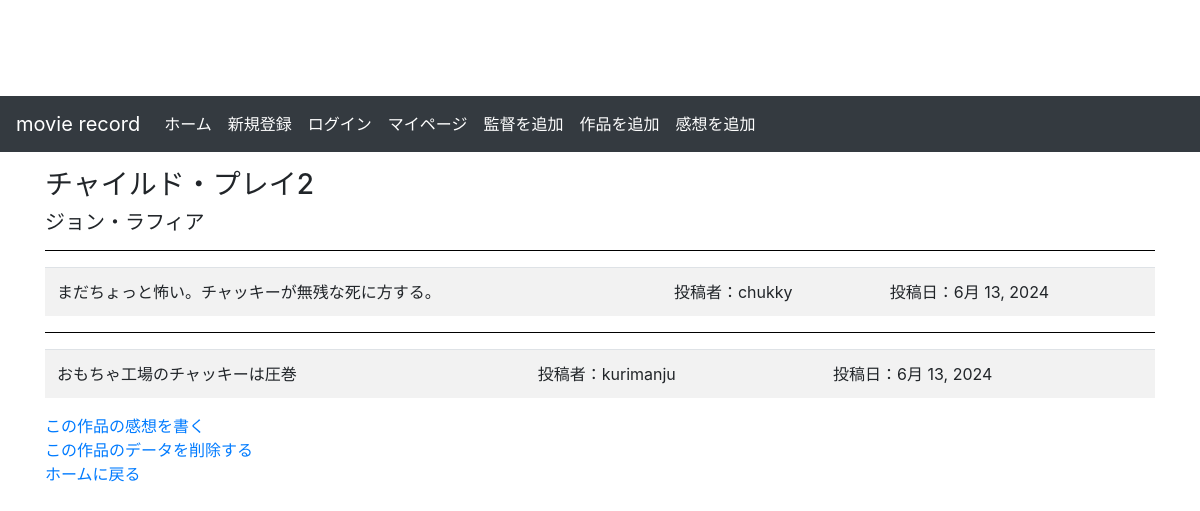
The app's page /movie/2/ with its own data.
### myapp/models.py (models this page shows, shortened)
class Movie(models.Model):
    title = models.CharField(max_length=100, verbose_name="タイトル")
    director = models.ForeignKey(Director, on_delete=models.CASCADE, verbose_name="監督", related_name='movie')
    user = models.ForeignKey(User, on_delete=models.CASCADE, verbose_name="ユーザー", related_name='movies')
    watch_date = models.DateField(verbose_name="視聴日時", null=True, blank=True)

class Director(models.Model):
    name = models.CharField(max_length=100, verbose_name="監督")
    def __str__(self):
        return self.name

class Log(models.Model):
    text = models.TextField()
    watch_date = models.DateField(default=timezone.now)
    movie = models.ForeignKey(Movie, on_delete=models.CASCADE, verbose_name="タイトル", related_name='log')
    user = models.ForeignKey(User, on_delete=models.CASCADE, verbose_name="ユーザー", related_name='logs')

### myapp/views.py (the view)
# urls.py: path('movie/<int:pk>/', views.MovieDetailView.as_view(), name='movie_detail'),
class MovieDetailView(generic.DetailView):
    model = Movie
    template_name = 'myapp/detail.html'
    context_object_name = 'movie'
    def get_context_data(self, **kwargs):
        context = super().get_context_data(**kwargs)
        context['logs'] = self.object.log.all()
        return context

### templates/myapp/detail.html
{% extends './base.html' %}
{% block content %}
<h3>{{movie.title}}</h3>
<h5>{{movie.director}}</h5>
{% for log in movie.log.all %}
    <table  class='table table-striped table-hover'>
        <td>{{ log.text }}</td>
        <td>投稿者：{{  log.user.username }}</td>
        <td>投稿日：{{ log.watch_date }}</td>
        <hr color="black" >
    </table>
{% endfor %}
<a href="{% url 'myapp:writingthismovielog' pk=movie.pk %}">この作品の感想を書く</a><br>
<a href="{% url 'myapp:deletemovie' pk=movie.pk %}">この作品のデータを削除する</a><br>
<a href="{% url 'myapp:index' %}">ホームに戻る</a><br>
{% endblock %}

### templates/myapp/base.html (style rules this page uses)
body { padding-top: 80px; }

### records on screen
Movie: title "チャイルド・プレイ2", director "ジョン・ラフィア"
Log: text "まだちょっと怖い。チャッキーが無残な死に方する。", user.username "chukky", watch_date "6月 13, 2024"
Log: text "おもちゃ工場のチャッキーは圧巻", user.username "kurimanju", watch_date "6月 13, 2024"
